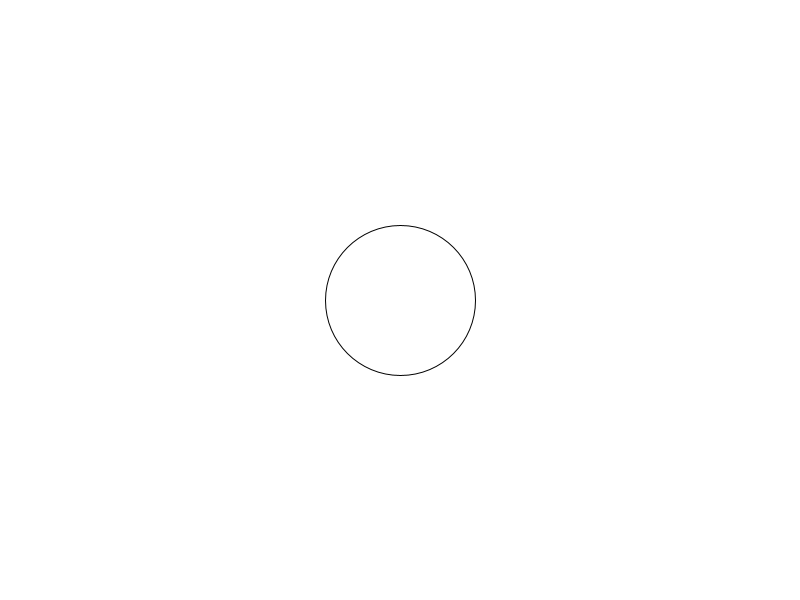
Frame 1 (no input)
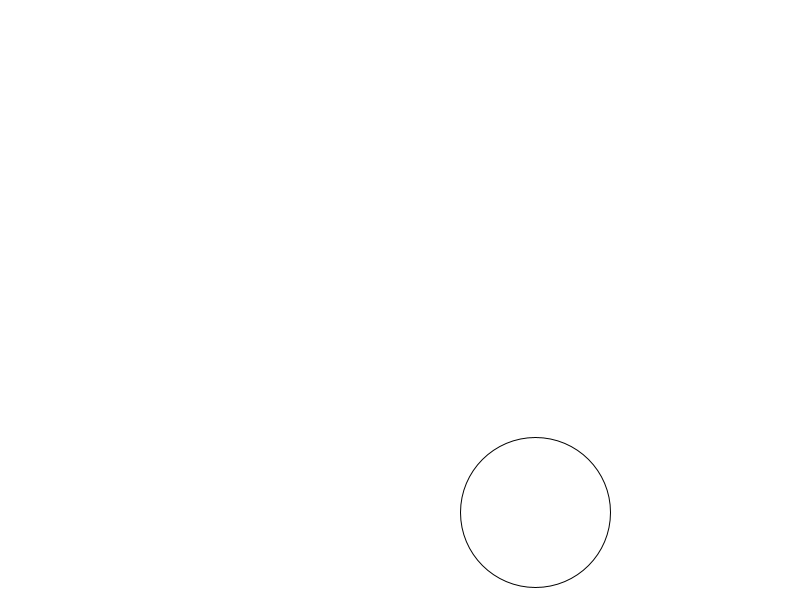
Frame 60 (the mouse pressed at the canvas centre just before this capture)
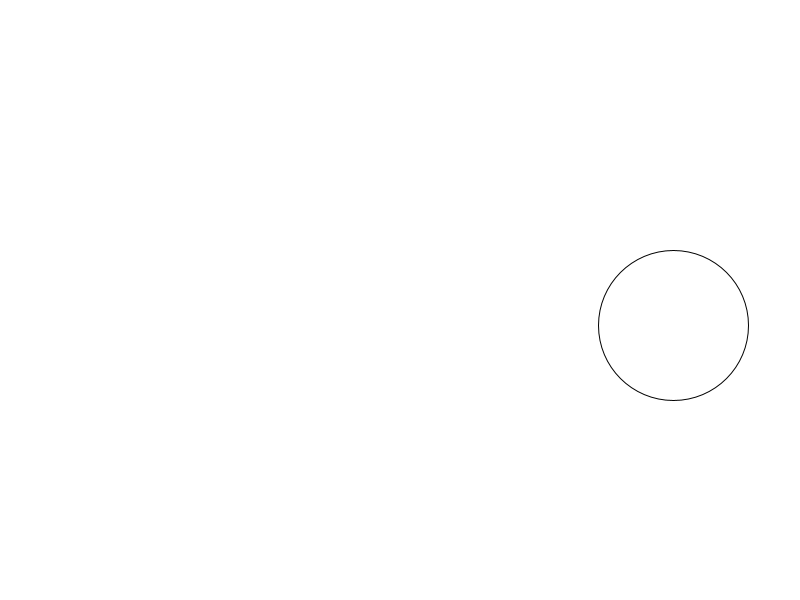
Frame 120 (the mouse held since frame 60 and released just before this capture)

The Processing sketch that drew these frames (run headless with seeded random() and noise(); from frame 60 on, the mouse is pressed at the canvas centre):

// Processing sketch: bouncingBall_var1
// ── bouncingBall_var1.pde
float posX, posY;
float velX, velY;

float radius = 75;

void setup(){
  size(800, 600);
  
  posX = 400;
  posY = 300;
  
  velX = 2.3;
  velY = 3.6;
}

void draw(){
  background(255);
  circle(posX, posY, radius*2);
  
  //this is for the vertical
  if(posY+radius >= height || posY-radius <= 0){
    velY = velY * -1;
  }
  //this is for the horisontal
  if(posX+radius >= width || posX-radius <= 0){
    velX = velX * -1;
  }
  
  posX = posX+velX;
  posY = posY+velY;
  //println(posX);
}
